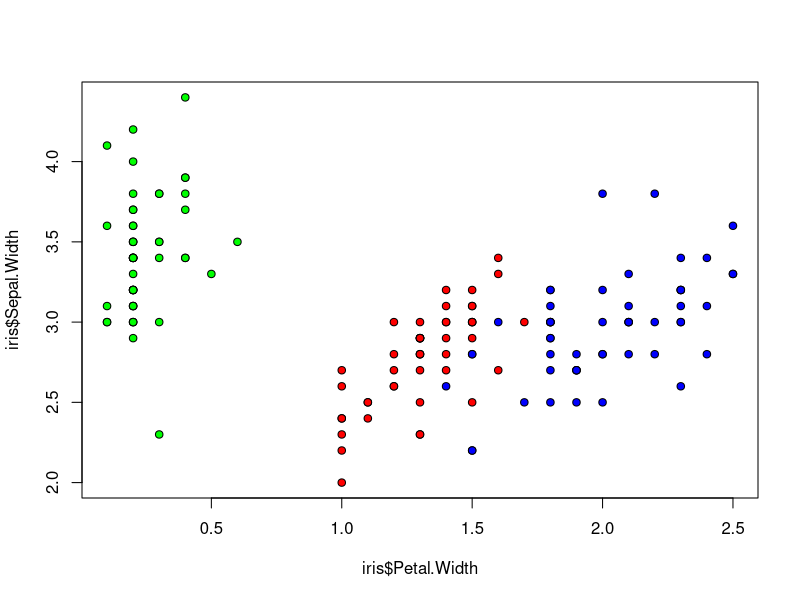

Recreate this plot in R.
## ---- chunk 1
knitr::opts_chunk$set(echo = TRUE)
## ---- chunk 2
summary(cars)
## ---- chunk 3
plot(iris$Petal.Width,iris$Sepal.Width, pch = 21, bg = c("green", "red", "blue")[unclass(iris$Species)])

